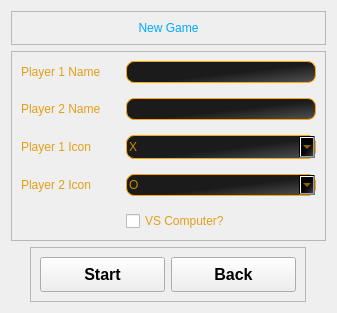
         <widget class="QWidget" name="newGameView">
          <layout class="QVBoxLayout" name="verticalLayout_13">
           <item>
            <widget class="QFrame" name="frame_11">
             <property name="frameShape">
              <enum>QFrame::StyledPanel</enum>
             </property>
             <property name="frameShadow">
              <enum>QFrame::Raised</enum>
             </property>
             <layout class="QVBoxLayout" name="verticalLayout_14">
              <item>
               <widget class="QLabel" name="label_3">
                <property name="styleSheet">
                 <string notr="true">font: 32pt &quot;PhrasticMedium&quot;;
color: rgb(0, 170, 255)</string>
                </property>
                <property name="text">
                 <string>New Game</string>
                </property>
                <property name="alignment">
                 <set>Qt::AlignCenter</set>
                </property>
               </widget>
              </item>
             </layout>
            </widget>
           </item>
           <item alignment="Qt::AlignHCenter">
            <widget class="QFrame" name="frame_10">
             <property name="styleSheet">
              <string notr="true">QLabel{
font: 16pt &quot;PhrasticMedium&quot;;
color: rgba(225, 150, 0, 230);
}

QLineEdit{
	font: 16pt &quot;PhrasticMedium&quot;;
	border-radius: 8px;
	border:1px solid orange;
	color: rgba(225, 150, 0, 230);
	padding:2px;
	text-align:center;


	background-color: qlineargradient(spread:pad, x1:0.5175, y1:0.517, x2:0.983, y2:0.965909, stop:0.0738636 rgba(0, 0, 0, 226), stop:0.664773 rgba(33, 33, 33, 222), stop:1 rgba(57, 57, 57, 222));
}

QComboBox{
font: 16pt &quot;PhrasticMedium&quot;;
color: rgba(225, 150, 0, 230);
	border:1px solid orange;
	background-color: qlineargradient(spread:pad, x1:0.5175, y1:0.517, x2:0.983, y2:0.965909, stop:0.0738636 rgba(0, 0, 0, 226), stop:0.664773 rgba(33, 33, 33, 222), stop:1 rgba(57, 57, 57, 222));
	border-radius: 8px;
padding: 2px;
padding-right:2px;

}
</string>
             </property>
             <property name="frameShape">
              <enum>QFrame::StyledPanel</enum>
             </property>
             <property name="frameShadow">
              <enum>QFrame::Raised</enum>
             </property>
             <layout class="QFormLayout" name="formLayout">
              <property name="labelAlignment">
               <set>Qt::AlignLeading|Qt::AlignLeft|Qt::AlignVCenter</set>
              </property>
              <property name="formAlignment">
               <set>Qt::AlignHCenter|Qt::AlignTop</set>
              </property>
              <property name="horizontalSpacing">
               <number>25</number>
              </property>
              <property name="verticalSpacing">
               <number>15</number>
              </property>
              <item row="0" column="0">
               <widget class="QLabel" name="label_4">
                <property name="styleSheet">
                 <string notr="true">color: rgba(225, 150, 0, 230);</string>
                </property>
                <property name="text">
                 <string>Player 1 Name</string>
                </property>
               </widget>
              </item>
              <item row="0" column="1">
               <widget class="QLineEdit" name="p1NameInput">
                <property name="maxLength">
                 <number>20</number>
                </property>
                <property name="alignment">
                 <set>Qt::AlignCenter</set>
                </property>
               </widget>
              </item>
              <item row="1" column="0">
               <widget class="QLabel" name="label_5">
                <property name="styleSheet">
                 <string notr="true">color: rgba(225, 150, 0, 230);</string>
                </property>
                <property name="text">
                 <string>Player 2 Name</string>
                </property>
               </widget>
              </item>
              <item row="1" column="1">
               <widget class="QLineEdit" name="p2NameInput">
                <property name="maxLength">
                 <number>20</number>
                </property>
                <property name="alignment">
                 <set>Qt::AlignCenter</set>
                </property>
               </widget>
              </item>
              <item row="4" column="0">
               <widget class="QLabel" name="label_7">
                <property name="text">
                 <string/>
                </property>
               </widget>
              </item>
              <item row="2" column="0">
               <widget class="QLabel" name="label_9">
                <property name="text">
                 <string>Player 1 Icon</string>
                </property>
               </widget>
              </item>
              <item row="3" column="0">
               <widget class="QLabel" name="label_10">
                <property name="text">
                 <string>Player 2 Icon</string>
                </property>
               </widget>
              </item>
              <item row="2" column="1">
               <widget class="QComboBox" name="p1IconBox">
                <property name="minimumSize">
                 <size>
                  <width>190</width>
                  <height>0</height>
                 </size>
                </property>
                <property name="sizeAdjustPolicy">
                 <enum>QComboBox::AdjustToMinimumContentsLengthWithIcon</enum>
                </property>
                <item>
                 <property name="text">
                  <string>X</string>
                 </property>
                </item>
                <item>
                 <property name="text">
                  <string>O</string>
                 </property>
                </item>
                <item>
                 <property name="text">
                  <string>W</string>
                 </property>
                </item>
                <item>
                 <property name="text">
                  <string>Z</string>
                 </property>
                </item>
                <item>
                 <property name="text">
                  <string>I</string>
                 </property>
                </item>
               </widget>
              </item>
              <item row="3" column="1">
               <widget class="QComboBox" name="p2IconBox">
                <property name="layoutDirection">
                 <enum>Qt::LeftToRight</enum>
                </property>
                <property name="currentIndex">
                 <number>0</number>
                </property>
                <property name="maxCount">
                 <number>999999999</number>
                </property>
                <property name="sizeAdjustPolicy">
                 <enum>QComboBox::AdjustToContents</enum>
                </property>
                <item>
                 <property name="text">
                  <string>O</string>
                 </property>
                </item>
                <item>
                 <property name="text">
                  <string>X</string>
                 </property>
                </item>
                <item>
                 <property name="text">
                  <string>W</string>
                 </property>
                </item>
                <item>
                 <property name="text">
                  <string>Z</string>
                 </property>
                </item>
                <item>
                 <property name="text">
                  <string>I</string>
                 </property>
                </item>
               </widget>
              </item>
              <item row="4" column="1">
               <widget class="QCheckBox" name="vsComCheck">
                <property name="focusPolicy">
                 <enum>Qt::ClickFocus</enum>
                </property>
                <property name="layoutDirection">
                 <enum>Qt::LeftToRight</enum>
                </property>
                <property name="styleSheet">
                 <string notr="true">font: 14pt &quot;PhrasticMedium&quot;;

color: rgba(225, 150, 0, 230);</string>
                </property>
                <property name="text">
                 <string>VS Computer?</string>
                </property>
                <property name="tristate">
                 <bool>false</bool>
                </property>
               </widget>
              </item>
             </layout>
            </widget>
           </item>
           <item alignment="Qt::AlignHCenter">
            <widget class="QFrame" name="newGameBtnFrame">
             <property name="minimumSize">
              <size>
               <width>0</width>
               <height>0</height>
              </size>
             </property>
             <property name="frameShape">
              <enum>QFrame::StyledPanel</enum>
             </property>
             <property name="frameShadow">
              <enum>QFrame::Raised</enum>
             </property>
             <layout class="QHBoxLayout" name="horizontalLayout_4">
              <item alignment="Qt::AlignHCenter">
               <widget class="QPushButton" name="startNewGameBtn">
                <property name="minimumSize">
                 <size>
                  <width>125</width>
                  <height>35</height>
                 </size>
                </property>
                <property name="font">
                 <font>
                  <pointsize>12</pointsize>
                  <bold>true</bold>
                 </font>
                </property>
                <property name="text">
                 <string>Start</string>
                </property>
               </widget>
              </item>
              <item>
               <widget class="QPushButton" name="startNewGameBackBtn">
                <property name="minimumSize">
                 <size>
                  <width>125</width>
                  <height>35</height>
                 </size>
                </property>
                <property name="font">
                 <font>
                  <pointsize>12</pointsize>
                  <bold>true</bold>
                 </font>
                </property>
                <property name="text">
                 <string>Back</string>
                </property>
               </widget>
              </item>
             </layout>
            </widget>
           </item>
          </layout>
         </widget>
